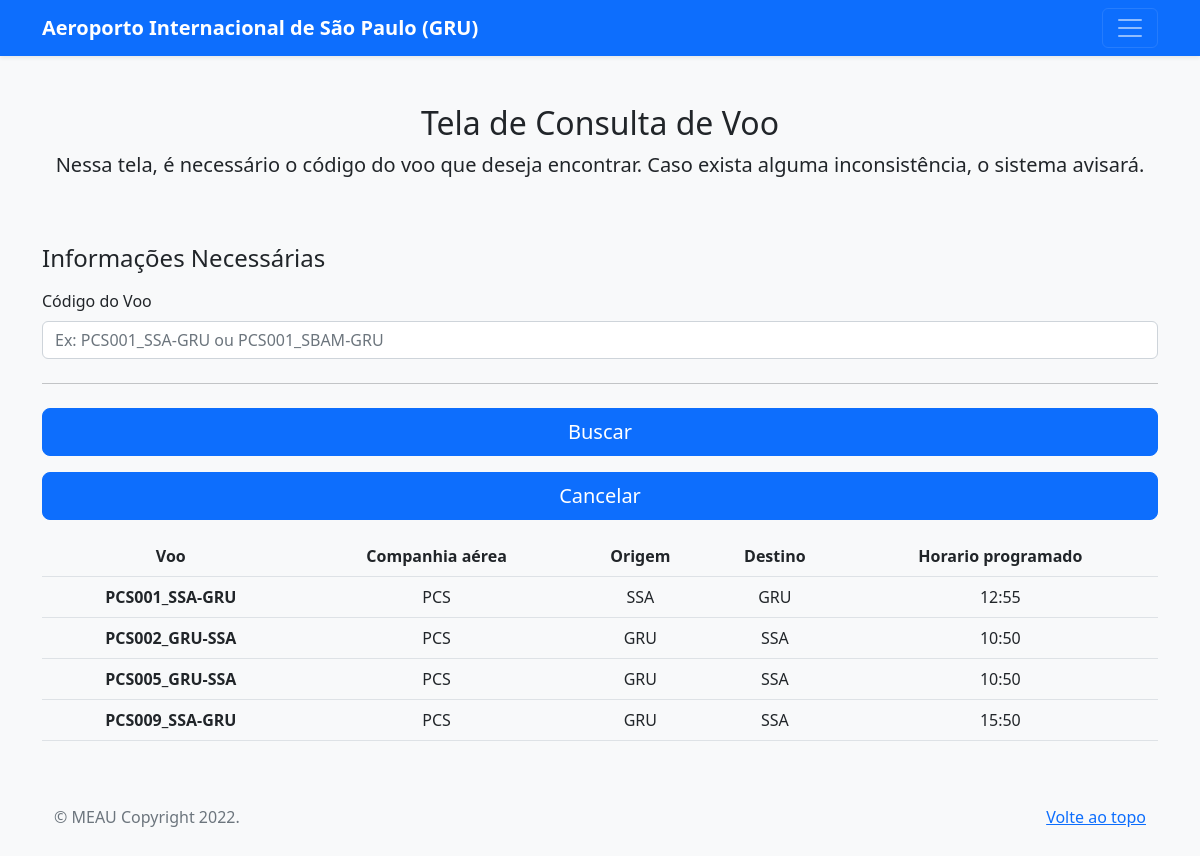
The app's page /consultar/, older data.
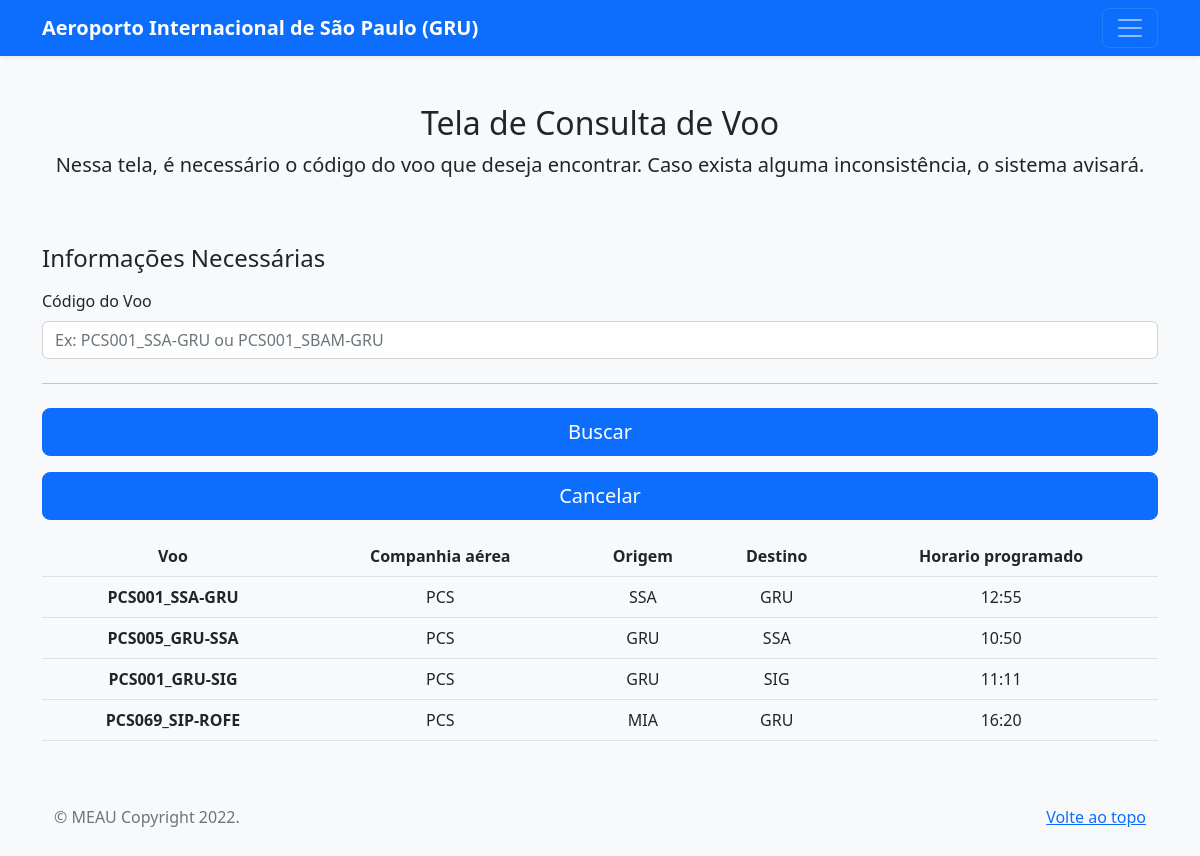
The same page, newer data.
### book/models.py (models this page shows, shortened)
class Voo(models.Model):
    id = models.AutoField(primary_key=True)
    codigoVoo = models.CharField(max_length=14, unique=True)
    companhia = models.CharField(max_length=20)
    origem = models.CharField(max_length=30)
    destino = models.CharField(max_length=30)
    horarioProgramado = models.TimeField()
    class Meta:
        db_table = 'voo'

### book/views.py (the view)
# urls.py: path('consultar/', views.consultar, name = "consultar"),
def consultar(request):
    historicos = Historico.objects.all()
    voos = Voo.objects.all()
    if request.method == 'POST':
        codigo = request.POST['buscaGeral']
        voos = voos.filter(codigoVoo__icontains=codigo)
    return render(request, "consultar.html", {'voos': voos})

### template/consultar.html (shortened to what this page needs)
<!doctype html>
<html lang="pt-br">
<head>
    <link href="../static/css/bootstrap.min.css" rel="stylesheet">
    <link href="../static/js/form-validation.js" rel="stylesheet">
</head>
<body class="bg-light">
    <header>
        <div class="navbar navbar-dark bg-primary shadow-sm">
            <div class="container">
                <a href="#" class="navbar-brand d-flex align-items-center">
                    <strong>Aeroporto Internacional de São Paulo (GRU)</strong>
                </a>
                <button class="navbar-toggler" type="button" data-bs-toggle="collapse" data-bs-target="#navbarHeader"
                    aria-controls="navbarHeader" aria-expanded="false" aria-label="Toggle navigation">
                    <span class="navbar-toggler-icon"></span>
                </button>
            </div>
        </div>
    </header>
    <div class="container">
        <main>
            <div class="py-5 text-center">
                <h2>Tela de Consulta de Voo</h2>
                <p class="lead">Nessa tela, é necessário o código do voo que deseja encontrar. Caso exista alguma inconsistência, o sistema avisará.</p>
            </div>
            <div>
                <div>
                    <h4 class="mb-3">Informações Necessárias</h4>
                    <form class="needs-validation" action="{% url 'consultar' %}" method="POST">
                        <div class="row g-3">
                            <div class="form-group">
                               <div class="col-12">
                                <label for="codigoVoo" class="form-label">Código do Voo</label>
                                <div class="input-group has-validation">
                                    <input name = "buscaGeral" type="text" class="form-control" id="codigoVoo" pattern="^[A-Z]{3}[0-9]{3}\_[A-Z]{3,4}-[A-Z]{3,4}$"
                                        placeholder="Ex: PCS001_SSA-GRU ou PCS001_SBAM-GRU" required>
                                </div>
                            </div>
                            <hr class="my-4">
                                <button class="w-100 btn btn-primary btn-lg" type="submit">Buscar</button>
                                <button type="button" class="w-100 btn btn-primary btn-lg" onclick="cancela()">Cancelar</button>
                        </div>
                    </form>
                </div>
            </div>
            <table class="table text-center">
                <tr>
                  <th scope="col">Voo</th>
                  <th scope="col">Companhia aérea</th>
                  <th scope="col">Origem</th>
                  <th scope="col">Destino</th>
                  <th scope="col">Horario programado</th>
                </tr>
              {% for x in voos %}
                  {% if x.destino == 'GRU' or x.origem == 'GRU'%}
                      <tr>
                          <th scope="row">{{ x.codigoVoo }}</th>
                          <td>{{ x.companhia }}</td>
                          <td>{{ x.origem }}</td>
                          <td>{{ x.destino }}</td>
                          <td>{{ x.horarioProgramado}}</td>
                      </tr>
                  {% endif %}
                {% endfor %}
            </table>
        </main>
        <footer class="text-muted py-5">
            <div class="container">
              <p class="float-end mb-1">
                <a href="#">Volte ao topo</a>
              </p>
              <p class="mb-1">&copy; MEAU Copyright 2022.</p>
            </div>
          </footer>
    </div>
</body>
</html>

Row changes from the older to the newer data that the page shows:
removed Voo: codigoVoo "PCS002_GRU-SSA", companhia "PCS", origem "GRU", destino "SSA", horarioProgramado "10:50"
removed Voo: codigoVoo "PCS009_SSA-GRU", companhia "PCS", origem "GRU", destino "SSA", horarioProgramado "15:50"
added Voo: codigoVoo "PCS001_GRU-SIG", companhia "PCS", origem "GRU", destino "SIG", horarioProgramado "11:11"
added Voo: codigoVoo "PCS069_SIP-ROFE", companhia "PCS", origem "MIA", destino "GRU", horarioProgramado "16:20"
